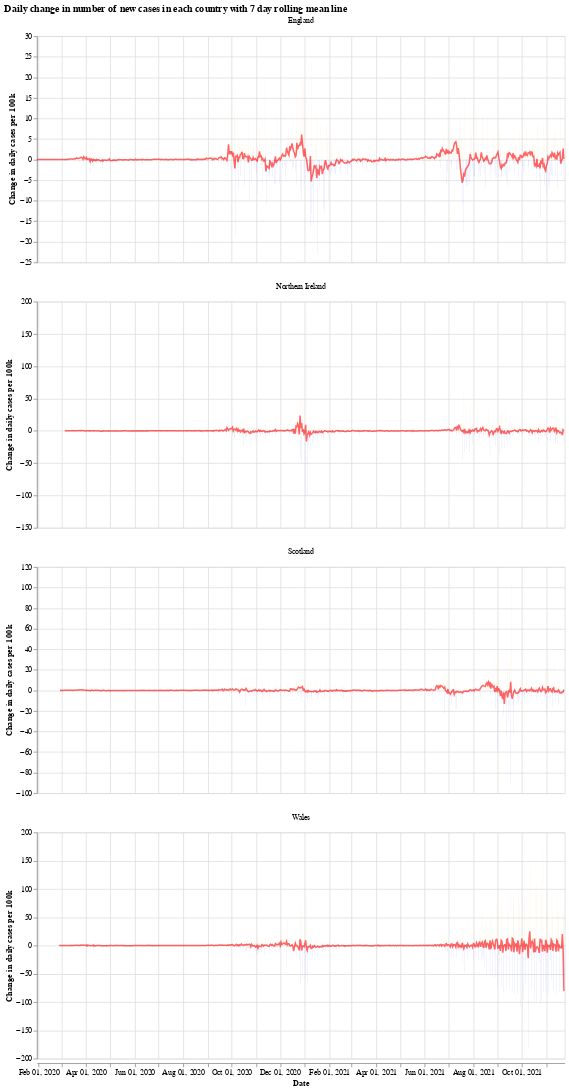

Notebook code cell kept with this figure:
### Markdown cell above
We will use the Python library `Altair` for visualising the data, see the [altair docs](https://altair-viz.github.io/) for more information.

First we have a graph which shows the daily change in the number of new cases for each country. This number jumps up and down all over the place, which is likely due to delay in reporting of new cases over the weekend. Another interesting thing is that it looks like the daily cases in Wales experienced a much shorter period of calm over the summer (calm in the sense of daily cases not jumping up and down).

The orange bars are days when the number of new cases (per 100k population) was more than the previous day, while the blue are days when the number of new cases dropped. The red line is the 7 day moving average. 

When the moving average line is below 0, it means that there is a consistent drop in new cases. We can see this clearly happening around the times that lockdowns were introduced (though, to varying degrees). I will update the graphs soon with a marker of when each lockdown started.

### Code cell
# collapse
import altair as alt

bars = alt.Chart(uk_cases).mark_bar().encode(
    x=alt.X("yearmonthdate(date):T", axis=alt.Axis(title='Date')),
    y=alt.Y("casesChangeRate:Q", axis=alt.Axis(title='Change in daily cases per 100k')),
    tooltip='casesChange',
    color=alt.condition(
        alt.datum.casesChangeRate > 0,
        alt.value("orange"),  # The positive color
        alt.value("blue")  # The negative color
    )
).properties(title='Daily change in number of new cases with 7 day rolling mean',width=700).interactive()

line = alt.Chart(uk_cases).mark_line(
    color='red',
    size=2,
    opacity=0.6
).transform_window(
    rolling_mean='mean(casesChangeRate)',
    frame=[0, 7],
    groupby=['areaName']
).encode(
    x='yearmonthdate(date):T',
    y='rolling_mean:Q'
)

alt.layer(bars, line, data=uk_cases).facet(alt.Column(
    'areaName', title=''), columns=1).resolve_scale(y='independent').properties(title='Daily change in number of new cases in each country with 7 day rolling mean line')

### Figure 1 — Vega-Lite specification as saved in the notebook (floating-point values rounded to 4 significant figures; data arrays with more than 128 entries replaced by an {"elided": "..."} marker saying what was removed)
{"config": {"view": {"continuousWidth": 400, "continuousHeight": 300}}, "data": {"name": "data-2991fb0e15fd9ea62f7fef7d81017ed2"}, "facet": {"type": "nominal", "field": "areaName", "title": ""}, "spec": {"layer": [{"mark": "bar", "encoding": {"color": {"condition": {"value": "orange", "test": "(datum.casesChangeRate > 0)"}, "value": "blue"}, "tooltip": {"type": "quantitative", "field": "casesChange"}, "x": {"type": "temporal", "axis": {"title": "Date"}, "field": "date", "timeUnit": "yearmonthdate"}, "y": {"type": "quantitative", "axis": {"title": "Change in daily cases per 100k"}, "field": "casesChangeRate"}}, "selection": {"selector001": {"type": "interval", "bind": "scales", "encodings": ["x", "y"]}}, "title": "Daily change in number of new cases with 7 day rolling mean", "width": 700}, {"mark": {"type": "line", "color": "red", "opacity": 0.6, "size": 2}, "encoding": {"x": {"type": "temporal", "field": "date", "timeUnit": "yearmonthdate"}, "y": {"type": "quantitative", "field": "rolling_mean"}}, "transform": [{"window": [{"op": "mean", "field": "casesChangeRate", "as": "rolling_mean"}], "frame": [0, 7], "groupby": ["areaName"]}]}]}, "columns": 1, "resolve": {"scale": {"y": "independent"}}, "title": "Daily change in number of new cases in each country with 7 day rolling mean line", "$schema": "https://vega.github.io/schema/vega-lite/v4.8.1.json", "datasets": {"data-2991fb0e15fd9ea62f7fef7d81017ed2": {"elided": "2564 records"}}}
